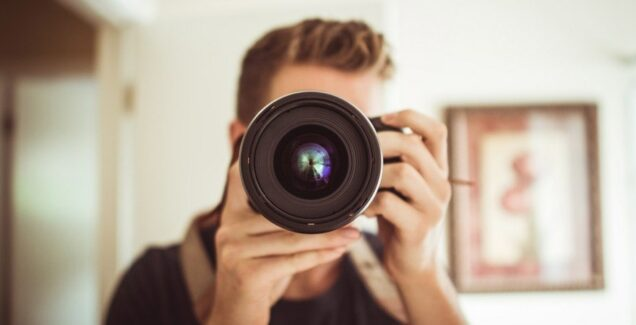
//> input picture AddGaussianNoise/Images/1603970279-pexels-photo-3-636x325.jpg, 636 x 325 px, given in place of the camera
$ ./main   (built with g++ and OpenCV 4)
//> lines starting //> are read from the running program, lines starting //| are printed output that depends on the picture; after the words box and inside, x2 and y2 are one past the last pixel; in counts of white or black regions, pixels touching at a corner belong together
#include <iostream>
#include <opencv2/imgcodecs.hpp>
#include <opencv2/imgproc.hpp>
#include <opencv2/videoio.hpp>
#include <opencv2/highgui.hpp>
#include <opencv2/video.hpp>
#include <opencv2/bgsegm.hpp>

using namespace cv;
using namespace std;

#define USBCAMERA 0

// Global variables for trackbar positions
int lowerH = 0, upperH = 20;
int lowerS = 48, upperS = 255;
int lowerV = 50, upperV = 255;
int cannyLowerThreshold = 50, cannyUpperThreshold = 150;

void createTrackbars()
{
    namedWindow("Trackbars", WINDOW_AUTOSIZE);

    // Create HSV trackbars
    createTrackbar("Lower H (HSV)", "Trackbars", &lowerH, 179);
    createTrackbar("Upper H (HSV)", "Trackbars", &upperH, 179);
    createTrackbar("Lower S (HSV)", "Trackbars", &lowerS, 255);
    createTrackbar("Upper S (HSV)", "Trackbars", &upperS, 255);
    createTrackbar("Lower V (HSV)", "Trackbars", &lowerV, 255);
    createTrackbar("Upper V (HSV)", "Trackbars", &upperV, 255);

    // Create Canny edge detection trackbars
    createTrackbar("Lower Canny Threshold", "Trackbars", &cannyLowerThreshold, 255);
    createTrackbar("Upper Canny Threshold", "Trackbars", &cannyUpperThreshold, 255);
}

// Function to display histograms for the HSV channels
Mat createHistogram(const Mat &image, int width)
{
    vector<Mat> hsv_planes;
    split(image, hsv_planes);

    int histSize = 256;
    float range[] = {0, 256};
    const float *histRange = {range};
    bool uniform = true, accumulate = false;
    Mat h_hist, s_hist, v_hist;

    calcHist(&hsv_planes[0], 1, 0, Mat(), h_hist, 1, &histSize, &histRange, uniform, accumulate);
    calcHist(&hsv_planes[1], 1, 0, Mat(), s_hist, 1, &histSize, &histRange, uniform, accumulate);
    calcHist(&hsv_planes[2], 1, 0, Mat(), v_hist, 1, &histSize, &histRange, uniform, accumulate);

    int hist_w = width, hist_h = 400;
    int bin_w = cvRound((double)hist_w / histSize);

    Mat histImage(hist_h, hist_w, CV_8UC3, Scalar(0, 0, 0));

    normalize(h_hist, h_hist, 0, histImage.rows, NORM_MINMAX, -1, Mat());
    normalize(s_hist, s_hist, 0, histImage.rows, NORM_MINMAX, -1, Mat());
    normalize(v_hist, v_hist, 0, histImage.rows, NORM_MINMAX, -1, Mat());

    for (int i = 1; i < histSize; i++)
    {
        line(histImage, Point(bin_w * (i - 1), hist_h - cvRound(h_hist.at<float>(i - 1))),
             Point(bin_w * (i), hist_h - cvRound(h_hist.at<float>(i))),
             Scalar(255, 0, 0), 2, 8, 0);
        line(histImage, Point(bin_w * (i - 1), hist_h - cvRound(s_hist.at<float>(i - 1))),
             Point(bin_w * (i), hist_h - cvRound(s_hist.at<float>(i))),
             Scalar(0, 255, 0), 2, 8, 0);
        line(histImage, Point(bin_w * (i - 1), hist_h - cvRound(v_hist.at<float>(i - 1))),
             Point(bin_w * (i), hist_h - cvRound(v_hist.at<float>(i))),
             Scalar(0, 0, 255), 2, 8, 0);
    }

    // Add a legend to the histogram
    putText(histImage, "Hue", Point(10, 30), FONT_HERSHEY_SIMPLEX, 0.7, Scalar(255, 0, 0), 2);
    putText(histImage, "Saturation", Point(10, 60), FONT_HERSHEY_SIMPLEX, 0.7, Scalar(0, 255, 0), 2);
    putText(histImage, "Value", Point(10, 90), FONT_HERSHEY_SIMPLEX, 0.7, Scalar(0, 0, 255), 2);

    return histImage;
}

int main()
{
    VideoCapture usbCamera(USBCAMERA);

    if (!usbCamera.isOpened())
    {
        cerr << "Can't open camera\n\n";
        return -1;
    }

    usbCamera.set(cv::CAP_PROP_FRAME_WIDTH, 640);
    usbCamera.set(cv::CAP_PROP_FRAME_HEIGHT, 480);

    Mat frame, hsvImage, mask, combinedImage, gray_frame, blurred_frame, edges;

    // Create the trackbars
    createTrackbars();

    // Create a window for the histogram
    namedWindow("HSV Histogram", WINDOW_AUTOSIZE);

    while (true)
    {
        usbCamera >> frame;
//> frame is the input picture: 325 rows x 636 cols, CV_8UC3; mean B, G, R 149.8, 165.2, 180.9

        if (frame.empty())
        {
            cerr << "Error: Frame is empty" << endl;
            break;
        }

        // Convert to HSV color space
        cvtColor(frame, hsvImage, COLOR_BGR2HSV);
//> hsvImage: 325 rows x 636 cols, CV_8UC3; mean H, S, V 29.4, 57.3, 181.8

        // Apply skin color segmentation in HSV
        Scalar lower_hsv(lowerH, lowerS, lowerV);
        Scalar upper_hsv(upperH, upperS, upperV);
        inRange(hsvImage, lower_hsv, upper_hsv, mask);
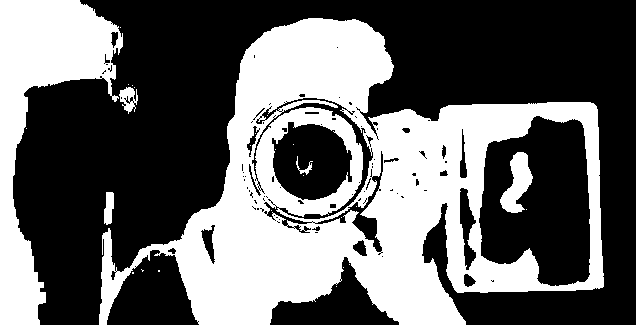
//> mask: 325 rows x 636 cols, CV_8UC1; 39.9% white; 27 white regions (21 under 20 px), largest, box (x1, y1, x2, y2) and area: (99, 18, 604, 325) 65294, (0, 0, 123, 325) 15395, (500, 152, 533, 213) 1079, (119, 87, 138, 114) 284, (104, 192, 114, 225) 256, (296, 156, 313, 175) 83

        // Bitwise-AND the mask and the original frame to get the skin regions
        Mat skin;
        bitwise_and(frame, frame, skin, mask);

        // Convert the skin region image to grayscale
        cvtColor(skin, gray_frame, COLOR_BGR2GRAY);

        // Apply Gaussian blur to reduce noise
        GaussianBlur(gray_frame, blurred_frame, Size(5, 5), 1.5);

        // Apply Canny edge detector using the trackbar values
        Canny(blurred_frame, edges, cannyLowerThreshold, cannyUpperThreshold);
//> edges: 325 rows x 636 cols, CV_8UC1; 4% white in thin lines or dots

        // Convert the single-channel edge-detected image to a 3-channel image for concatenation
        Mat edges_3channel, finalImage;
        cvtColor(edges, edges_3channel, COLOR_GRAY2BGR);
//> edges_3channel: 325 rows x 636 cols, CV_8UC3; 4% white in thin lines or dots

        // Concatenate the original frame, the mask, and the edge-detected image horizontally
        hconcat(skin, edges_3channel, combinedImage);
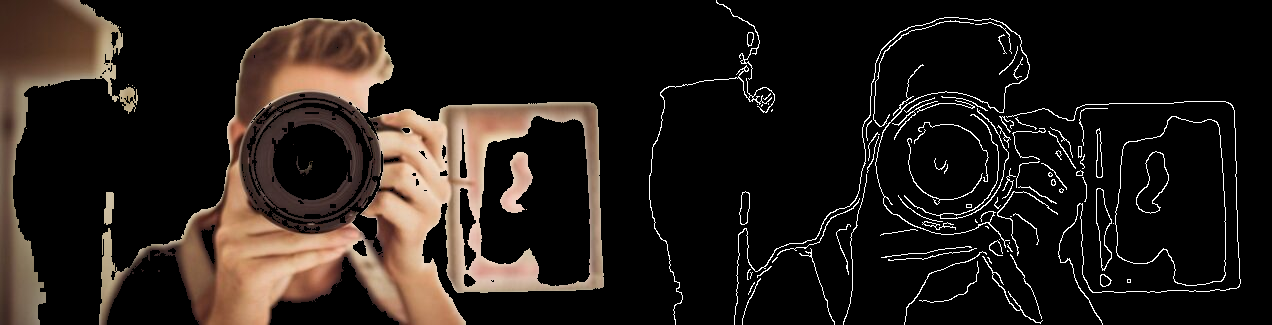
//> combinedImage: 325 rows x 1272 cols, CV_8UC3; mean B, G, R 23.9, 28.3, 35.2
        hconcat(combinedImage, frame, finalImage);
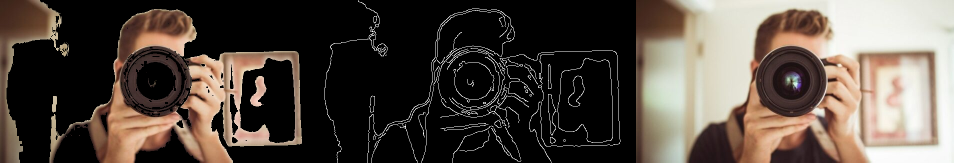
//> finalImage: 325 rows x 1908 cols, CV_8UC3 (shown at 1/2 size); mean B, G, R 65.9, 73.9, 83.8
        // Display the results
        imshow("Skin Detection | Canny Edges", finalImage);

        // Display the histogram in a separate window
        Mat histImage = createHistogram(hsvImage, 640);
//> in createHistogram, `split(image, hsv_planes);`:
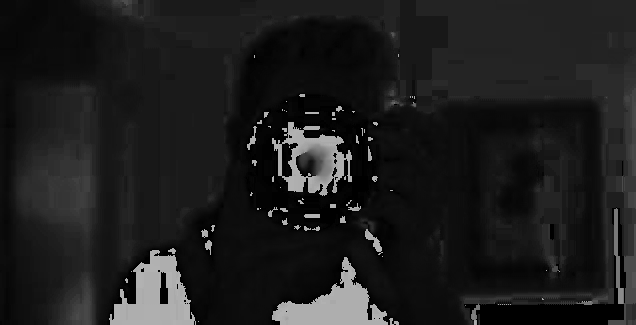
//> hsv_planes[0]: 325 rows x 636 cols, CV_8UC1; min 0, max 179, mean 29.4
//> in createHistogram, `split(image, hsv_planes);`:
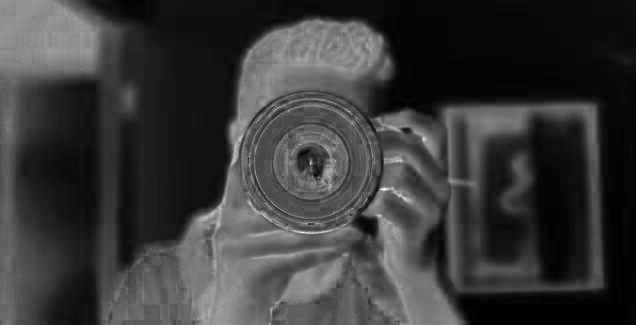
//> hsv_planes[1]: 325 rows x 636 cols, CV_8UC1; min 0, max 251, mean 57.3
//> in createHistogram, `split(image, hsv_planes);`:
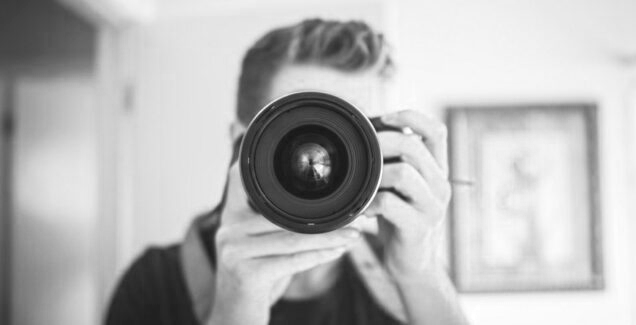
//> hsv_planes[2]: 325 rows x 636 cols, CV_8UC1; min 21, max 255, mean 181.8
//> in createHistogram, `calcHist(&hsv_planes[0], 1, 0, Mat(), h_hist, 1, &histSize, &histRange..`: h_hist = 256 values, max 15270 at index 26, min 0 at index 97, mean 807.4
//> in createHistogram, `calcHist(&hsv_planes[1], 1, 0, Mat(), s_hist, 1, &histSize, &histRange..`: s_hist = 256 values, max 10603 at index 5, min 0 at index 1, mean 807.4
//> in createHistogram, `calcHist(&hsv_planes[2], 1, 0, Mat(), v_hist, 1, &histSize, &histRange..`: v_hist = 256 values, max 4973 at index 228, min 0 at index 0, mean 807.4
//> in createHistogram, `normalize(h_hist, h_hist, 0, histImage.rows, NORM_MINMAX, -1, Mat());`: h_hist = 256 values, max 400 at index 26, min 0 at index 97, mean 21.15
//> in createHistogram, `normalize(s_hist, s_hist, 0, histImage.rows, NORM_MINMAX, -1, Mat());`: s_hist = 256 values, max 400 at index 5, min 0 at index 1, mean 30.46
//> in createHistogram, `normalize(v_hist, v_hist, 0, histImage.rows, NORM_MINMAX, -1, Mat());`: v_hist = 256 values, max 400 at index 228, min 0 at index 0, mean 64.94
//> in createHistogram, `putText(histImage, "Value", Point(10, 90), FONT_HERSHEY_SIMPLEX, 0.7, ..`:
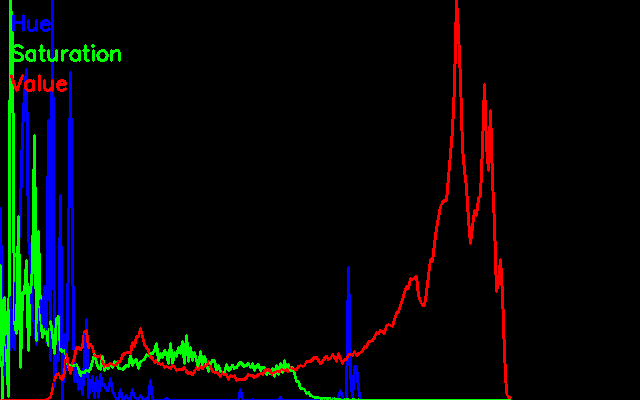
//> histImage: 400 rows x 640 cols, CV_8UC3; mean B, G, R 9, 7.8, 5.7
        imshow("HSV Histogram", histImage);

        if (waitKey(1) == 'q')
//> the 'q' key is pressed
        {
            break;
        }
    }

    return 0;
}
